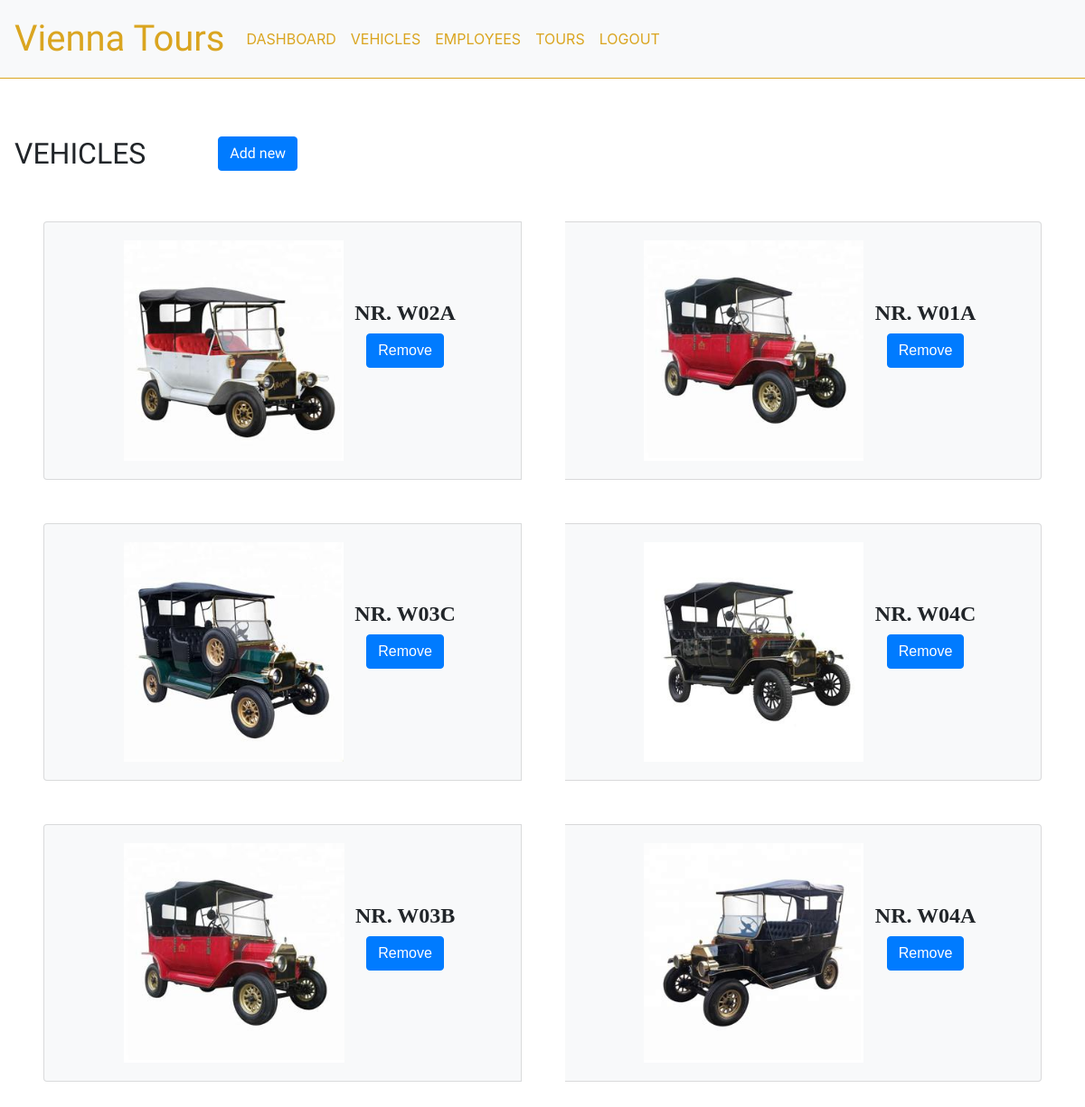
Page /supervisor/vehicles/ (signed in) on the committed database.
### supervisor/models.py (models this page shows, shortened)
class Car(models.Model):
    plate = models.CharField(max_length=4, unique=True)
    photoOption = models.ImageField(default='car-black.jpg', upload_to='cars_pics/')

### supervisor/views.py (the view)
# urls.py: path('vehicles/', VehicleListsView.as_view(), name='supervisor-vehicles-list'),
class VehicleListsView(ListView):
    model = Car
    template_name = 'supervisor/vehicles_list.html'
    context_object_name = 'cars'
    def get_queryset(self):
        return Car.objects.all()

### supervisor/templates/supervisor/vehicles_list.html (shortened to what this page needs)
{% extends "nav.html" %}
{% block content %}
<div class="inline">
    <div style="display: inline-block" class="table-header"><h2 id="title">VEHICLES</h2></div>
    <div style="float: right; margin-left: 4em;">
        <a class="btn btn-primary table-header" href="{% url 'supervisor-vehicle-add' %}">Add new</a>
    </div>
</div>
<div class="vehicles">
{% for car in cars %}
    {% if not forloop.counter|divisibleby:2 %}
    <div class="card-group">
    {% endif %}
        <div class="card bg-light">
            <div class="card-body text-center">
                <img class="car-image" alt="car" src="{{ car.photoOption.url }}" style="display: inline-block"/>
                <div class="car-info"  style="display: inline-block;">
                    <h4 class="employee-name">Nr. {{ car.plate }}</h4>
                    <a class="btn btn-primary" href="{% url 'supervisor-vehicle-delete' car.id %}">Remove</a>
                </div>
            </div>
        </div>
    {% if forloop.counter|divisibleby:2 %}
    </div>
    {% endif %}
{% endfor %}
</div>
{% endblock content %}

### supervisor/static/styles/style.css (style rules this page uses)
body { padding-bottom: 5em; }
.car-image { max-width: 50%; height: auto; margin: 0 0.5em 0 1em; }
.card { font-family: 'PT Sans Narrow', sans-serif; margin: 1em; }
.table-header { margin-top: 2em; margin-left: 1em; font-family: 'Raleway', sans-serif; }
.vehicles .card { margin: 3em; }
div.inline { display: inline-block; }
.employee-name { font-family: "Gill Sans MT", serif; text-transform: uppercase; font-weight: bold; }
body { font-family: "Lato", sans-serif; }

### rows in the picture
Car: photoOption (picture), plate "W02A"
Car: photoOption (picture), plate "W01A"
Car: photoOption (picture), plate "W03C"
Car: photoOption (picture), plate "W04C"
Car: photoOption (picture), plate "W03B"
Car: photoOption (picture), plate "W04A"
